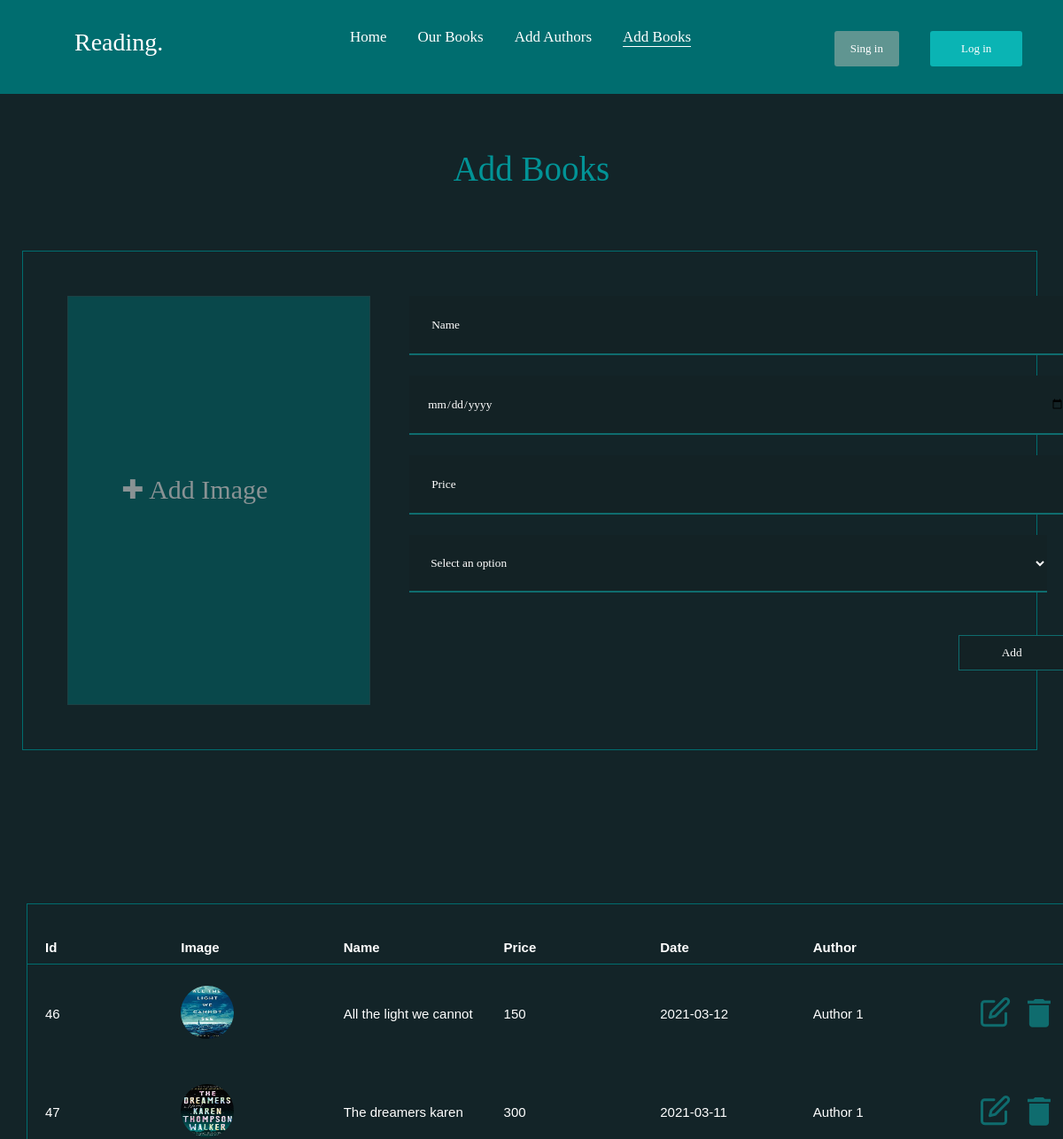
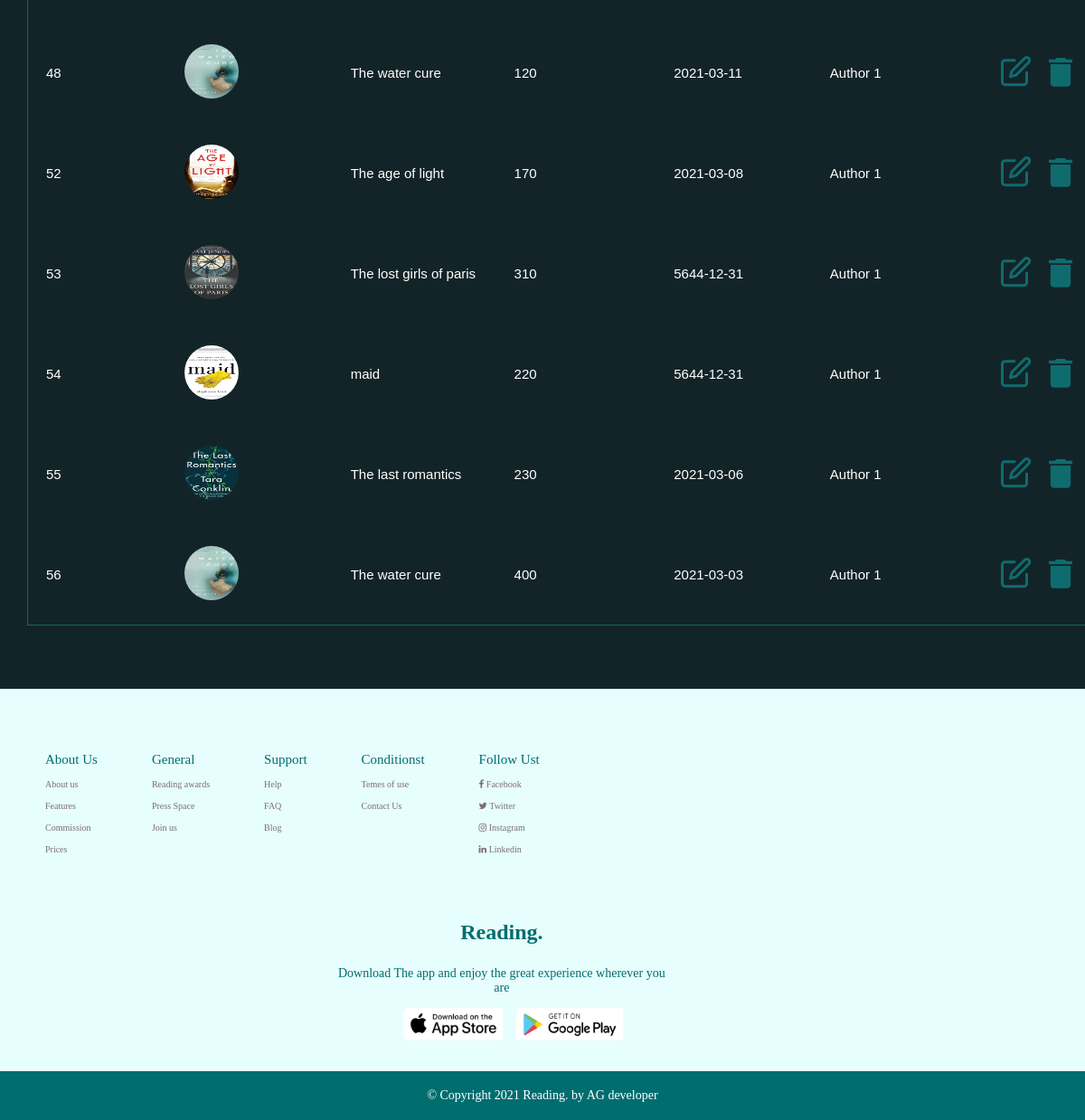
The page /add_books.php on the database its author committed (2 pictures, top to bottom).
### tables this page shows
CREATE TABLE `books` (
  `idB` int(4) NOT NULL,
  `image` varchar(50) DEFAULT NULL,
  `Name` varchar(50) DEFAULT NULL,
  `Price` int(4) DEFAULT NULL,
  `dateB` date DEFAULT NULL
);

### add_books.php (the view, shortened to what this page needs)
<?php
require_once('connect.php');
$sqltable="SELECT * FROM books";
$query=$pdo->query($sqltable);
?>
<!DOCTYPE html>
<html lang="en">
<head>
    <link rel="stylesheet" href="style/add_books.css">
    <link rel="stylesheet" href="style/footer.css">
    <link rel="stylesheet" href="http://maxcdn.bootstrapcdn.com/font-awesome/4.2.0/css/font-awesome.min.css">
</head>
<body>
    <header>
        <a href="index.php">
            <div class="logo" >Reading.</div>
        </a>
        <nav class="navBar">
            <a  href="index.php">Home</a>
            <a href="our_books.php">Our Books</a>
            <a href="add_authors.php">Add Authors</a>
            <a href="add_books.php" class="active">Add Books</a>
            <div class="register">
                <a href="login.php" class="aSingIn"><div class="singin" >Sing in</div></a>
                <a href="login.php" class="aSingIn"><div class="login" >Log in</div></a>
            </div>
        </nav>
    </header>
    <p class="titre">Add Books</p>
<form action="addB.php"  class="container" method="post" enctype="multipart/form-data"  onsubmit="validation()">
        <div class="DivFile">
            <p>&#10010; Add Image</p>
        </div>
<div class="content">
<input id="Name" type="text" placeholder="Name" name="Name" class="input">
<input id="Date" type="date" placeholder="Date" name="Date" class="input">
        <input id="Price" type="number" placeholder="Price" name="Price" class="input"><br />
<div class="selectBox" class="authors" onclick="f()">
      <select  class="input">
        <option >Select an option</option>
      </select><br>
      <div class="overSelect"></div>
    </div>
    <button class="ADD">Add</button>
  </div>
  <br>
</form>
<table>
    <tr>
        <th>Id</th>
        <th>Image</th>
        <th>Name</th>
        <th>Price</th>
        <th>Date</th>
        <th>Author</th>
        <th></th>
    </tr>
<?php while($rowTable=$query->fetch()) { ?>
    <tr>
        <td><?php echo $rowTable['idB'] ?></td>
        <td><img src="images/<?php echo $rowTable['image'] ?>" class="img_book" alt="AA" width="60px" height="60px"></td>
        <td><?php echo $rowTable['Name'] ?></td>
        <td><?php echo $rowTable['Price'] ?></td>
        <td><?php echo $rowTable['dateB'] ?></td>
        <td>Author 1</td>
        <td>
            <a href="modification_books.php?idB=<?php echo $rowTable['idB'] ?>"><img src="images/Icon feather-edit.png" class="img" alt=""></a>
            <a href="deletBooks.php?idB=<?php echo $rowTable['idB'] ?>" onclick="return confirm('Are you sure about that !!')">
                <img src="images/Icon material-delete.png" alt="">
            </a>
        </td>
    </tr>
<?php  } ?>
</table>
<footer class="footer">
    <div class="t-list">
    <div class="list">
        <ul>
            <li><span class="color_F">About Us</span></li>
            <li>About us</li>
            <li>Features</li>
            <li>Commission</li>
            <li>Prices</li>
        </ul>
    </div>
    <div class="list">
        <ul>
            <li ><span class="color_F">General</span></li>
            <li>Reading awards</li>
            <li>Press Space</li>
            <li>Join us</li>
        </ul>
    </div>
    <div class="list">
        <ul>
            <li><span class="color_F">Support</span></li>
            <li>Help</li>
            <li>FAQ</li>
            <li>Blog</li>
        </ul>
    </div>
    <div class="list">
        <ul>
            <li><span class="color_F">Conditionst</span></li>
            <li>Temes of use</li>
            <li>Contact Us</li>
        </ul>
    </div>
    <div class="list">
        <ul>
            <li><span class="color_F"> Follow Ust</span> </li>
                <li><i class="fa fa-facebook"></i> Facebook</li>
                <li> <i class="fa fa-twitter"></i> Twitter</li>
                <li> <i class="fa fa-instagram"></i>  Instagram</li>
                <li><i class="fa fa-linkedin"></i> Linkedin</li>
        </ul>
    </div>
    <div class="list2">
            <p class="color_R"><b> Reading.</b> </p>
                <p class="app">Download The app and enjoy the great experience wherever you<br />are</p>
                <div class="app_store">
                <img src="images/1.png" alt="img1">
                <img src="images/2.png" alt="img2">
                </div>
    </div>
</div>
    </footer>
    <div class="copyright">© Copyright 2021 Reading.  by AG developer</div>
</body>
</html>

### style/add_books.css (style rules this page uses)
* { margin: 0; padding: 0; font-family: poppins; }
body { overflow-x: hidden; background-color: #132428; }
a { color: #fff; text-decoration: none; }
header { background-color: #006D6F; width: 100vw; height: 106px; width: 100vw; }
header nav { display: -webkit-box; display: -ms-flexbox; display: flex; }
header nav a { position: relative; top: 0px; left: 30%; font-size: 17px; color: #fff; text-decoration: none; display: -webkit-box; display: -ms-flexbox; display: flex; margin-left: 35px; -webkit-transition: 0.5s; transition: 0.5s; }
.logo { position: relative; top: 32px; left: 7%; font-size: 28px; width: -webkit-max-content; width: -moz-max-content; width: max-content; -webkit-transition: 0.5s; transition: 0.5s; }
.register { display: -webkit-box; display: -ms-flexbox; display: flex; position: absolute; top: 35px; right: 10%; font-size: 11px; width: -webkit-max-content; width: -moz-max-content; width: max-content; -webkit-transition: 0.5s; transition: 0.5s; }
.register .login { padding: 12px 35px; background-color: #0AB4B4; color: #fff; border-radius: 3px; font-size: 13px; cursor: pointer; -webkit-transition: 0.5s; transition: 0.5s; }
.register .singin { padding: 12px 18px; background-color: #609591; color: #fff; -webkit-transition: 0.5s; transition: 0.5s; border-radius: 3px; cursor: pointer; font-size: 13px; }
.active { border-bottom: 1px solid #fff; }
.titre { color: #029396; text-align: center; font-size: 39px; padding-top: 62px; }
.container { width: 87%; border: 1px solid #006D6F; margin-top: 70px; padding: 50px 50px; display: -webkit-box; display: -ms-flexbox; display: flex; -webkit-box-orient: horizontal; -webkit-box-direction: normal; -ms-flex-direction: row; flex-direction: row; margin-left: 2.1%; }
.container .input, .container .authors { width: 720px; height: 65px; background-color: #132225; border: none; border-bottom: 2px solid #0F6C6E; color: white; padding-left: 20px; }
.container input { margin-bottom: 23px; }
.container select { margin-top: 0px; }
.container input::placeholder { color: white; padding-left: 5px; }
.container .ADD { width: 120px; height: 40px; margin-top: 48px; float: right; border: 1px solid #0F6C6E; background-color: #132225; color: white; }
.DivFile { position: relative; width: 340px; height: 460px; border: 1px solid #265E60; background-color: #006D6F; opacity: 0.5; color: #fff; margin-right: 44px; text-align: center; }
.DivFile p { top: 200px; left: 60px; font-size: 30px; position: absolute; }
.img_book { border-radius: 70%; }
table { background-color: none; border: 1px solid #006D6F; border-collapse: collapse; margin-left: 30px; margin-top: 173px; }
table td { font-size: 15px; color: white; font-family: Arial; padding-top: 24px; padding-bottom: 24px; padding-left: 20px; }
table th { font-size: 15px; color: white; font-family: Arial; padding-right: 120px; border-bottom: 1px solid #006D6F; padding-top: 40px; padding-bottom: 10px; padding-left: 20px; }
.img { padding-right: 15px; }
.footer { margin: 0px; }

### style/footer.css (style rules this page uses)
body { margin: 0; padding: 0; }
.footer { background:#E7FEFE; width: 100%; height: 300px; margin-top: 70px; }
.list { float: left; padding-left: 50px; padding-right: 10px; padding-top: 70px; position: relative; }
.list ul li { list-style-type: none; color: #7B6D76; font-size: 10px; font-family: poppins; padding-bottom: 13px; }
.color_F { color: #006D6F; font-size: 15px; }
.color_R { color: #006D6F; font-size: 24px; font-family: poppins; text-align: center; margin-bottom: 10px; }
.app { font-family: poppins; font-size: 14px; color: #006D6F; text-align: center; padding:14px; }
.app_store { margin-left: 22%; }
.app_store img { padding-right: 10px; }
.t-list { display: flex; flex-direction: row; flex-wrap: wrap; }
.copyright { background: #006D6F; padding: 19px; color: white; text-align: center; align-items: center; font-family: poppins; font-size: 14px; justify-content: center; align-items: center; }
.list2 { padding-top:60px; float: left; padding-left: 50px; }
@media (max-width :1220px) { .footer { height: auto; padding-bottom: 30px; } }
@media (max-width :1220px) { .t-list .list2 { padding-left: 30%; } }

### add_books.php (style rules this page uses)
span { color: red; }
.selectBox { position: relative; }
.selectBox select { width: 200px; }
.overSelect { position: absolute; left: 0; right: 0; top: 0; bottom: 0; }

### rows shown on the page
books: idB "46", image (picture), Name "All the light we cannot", Price "150", dateB "2021-03-12"
books: idB "47", image (picture), Name "The dreamers karen", Price "300", dateB "2021-03-11"
books: idB "48", image (picture), Name "The water cure", Price "120", dateB "2021-03-11"
books: idB "52", image (picture), Name "The age of light", Price "170", dateB "2021-03-08"
books: idB "53", image (picture), Name "The lost girls of paris", Price "310", dateB "5644-12-31"
books: idB "54", image (picture), Name "maid", Price "220", dateB "5644-12-31"
books: idB "55", image (picture), Name "The last romantics", Price "230", dateB "2021-03-06"
books: idB "56", image (picture), Name "The water cure", Price "400", dateB "2021-03-03"
